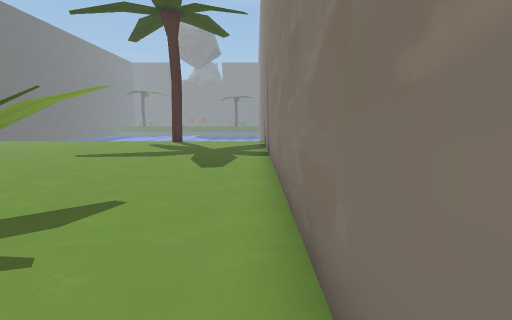
View 1 (above)

23 first-person views from a walk through a 3-D level made in the Unity game engine. The camera is 1.2 m above the floor, tilts 8° down and sees 85° across. The floor is counted in squares, 1 m on a side. Each view is taken from the middle of a square. On the plan, view 1 faces up. The plan holds only what a view shows up to about 13 squares ahead; the rest is blank. The place goes on beyond the plan. The player is left out. Some animated figures are left out. Some surface patterns are stand-ins.

View 2
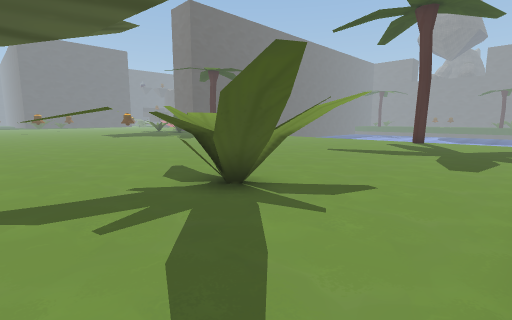

View 3
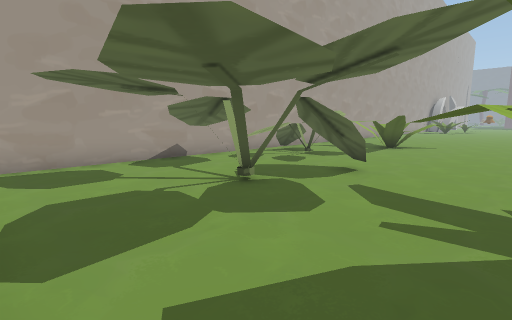

View 4
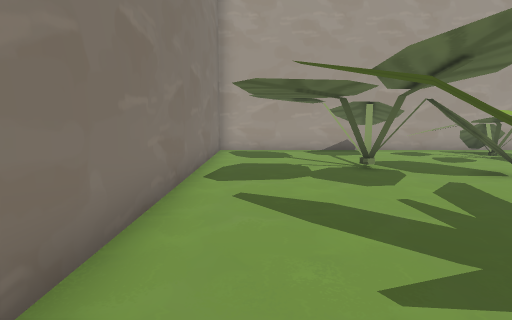

View 5
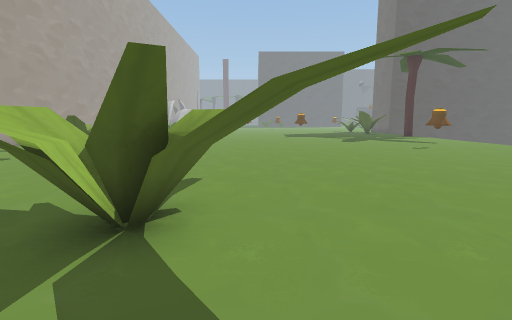

View 6
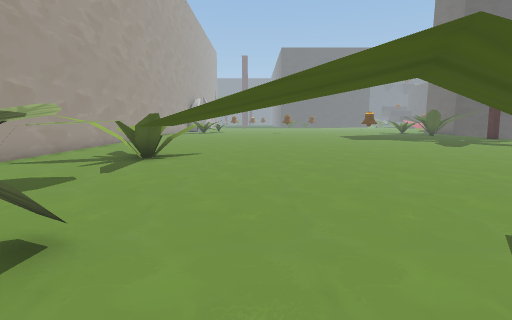

View 7
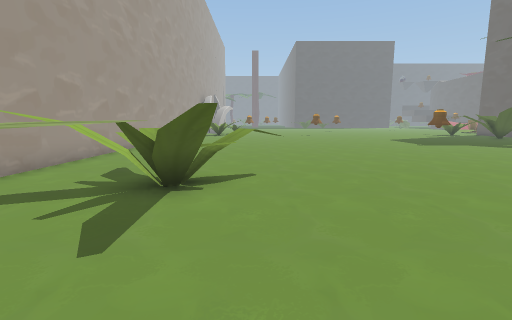

View 8
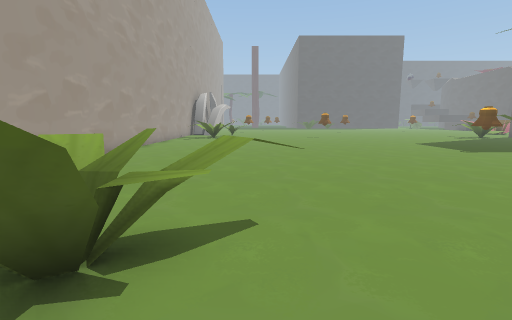

View 9
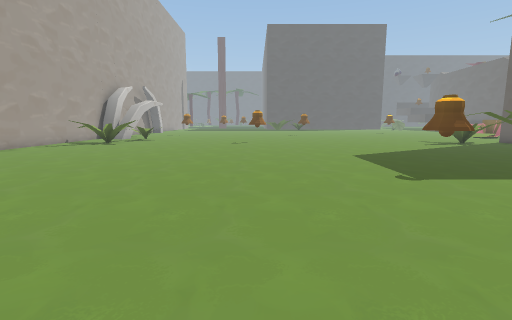

View 10
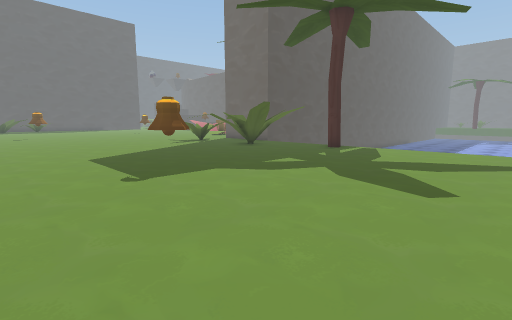

View 11
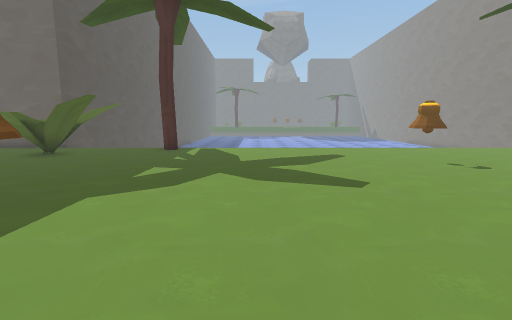

View 12
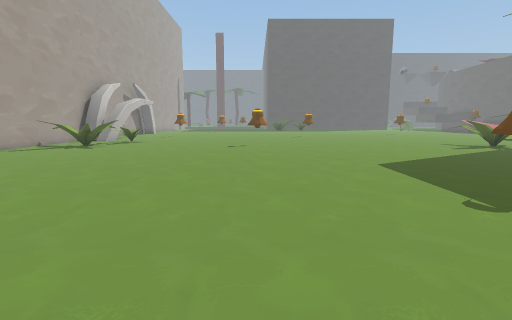

View 13
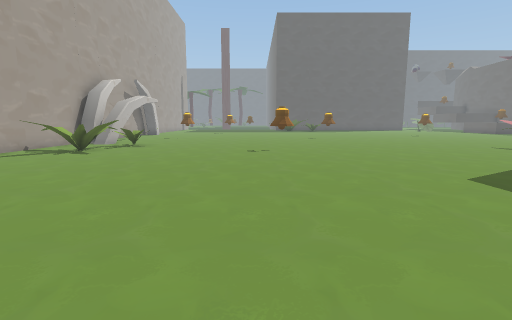

View 14
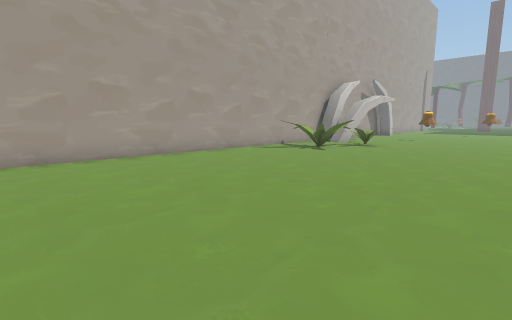

View 15
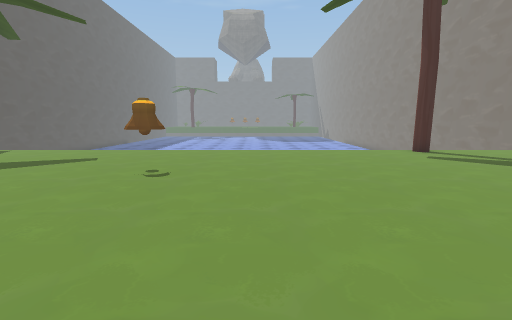

View 16
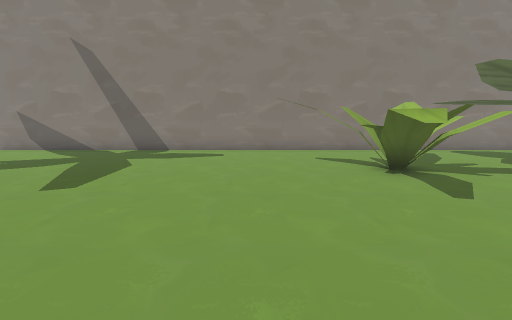

View 17
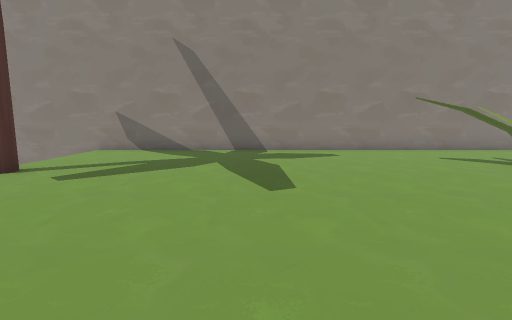

View 18
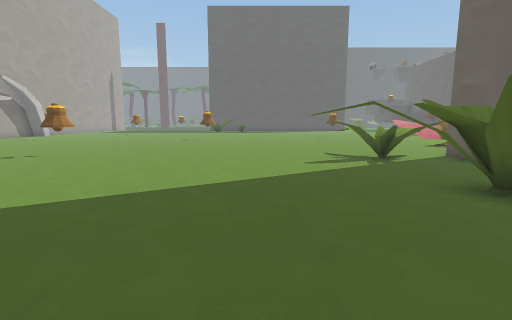

View 19
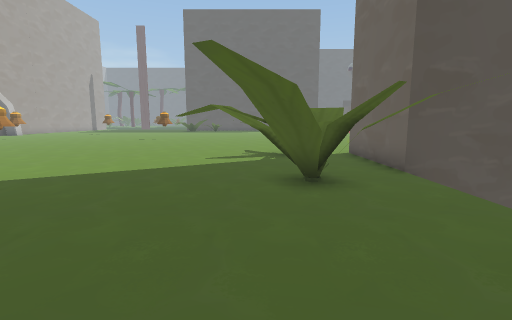

View 20
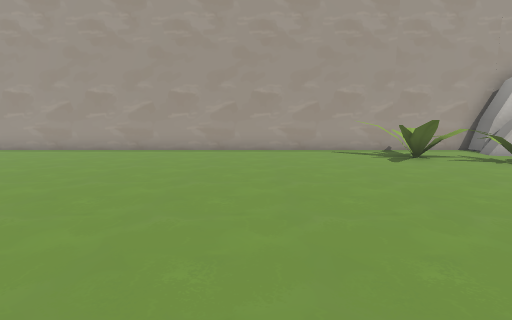

View 21
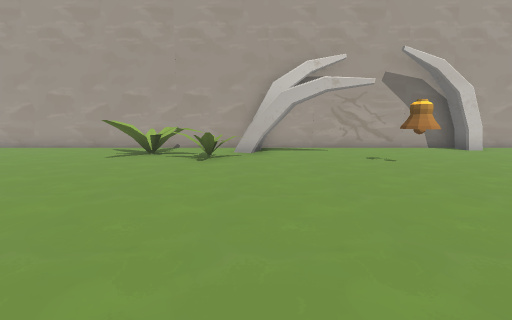

View 22
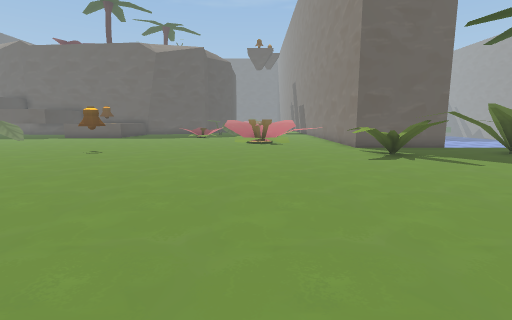

View 23
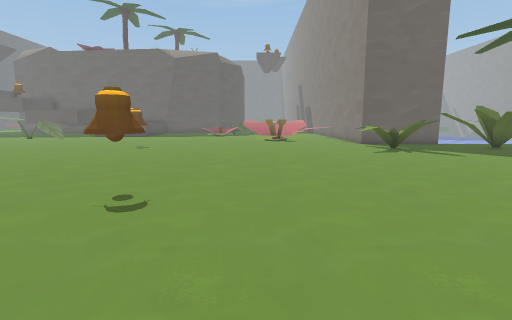

### Floor plan
Key: @ floor where view 1 was taken; # wall or solid block; . floor; = window, fence, low wall or low ledge; ≈ water the walk keeps out of; ^ raised ledge; O other object.
Columns run from 45 left of view 1 to 1 right of it. Each row starts with its distance up from view 1.
 18           ^^     #                           ≈
 17 .........^ ..#####  ≈                        ≈#
 16 ..O..........=     ^..O.................OO....#
 15 ..O..........^^^^^^^..........................#
 14 .............^^^.^==..........................#
 13 .............^^...^^^..........O..............#
 12 .................^^............O..............#
 11 ..............................................#
 10 ..............................................#
  9  .............................................#
  8   .....................O......................#
  7    ..OO...............OO......................#
  6     ..........................................#
  5      .........................................#
  4       ..................................#^^...#
  3         .....O........................^^^=^...#
  2        ................................ ^=^...#
  1       ..................................^^. ..#
  0      ...................................^....@#
 -1     ..........................................#
 -2    ...O........................^.......O##....#
 -3   ...OO........................^^^^^..^O#=#...#
 -4   ............^=...............^^^ ^^^^..##...#
 -5  ........O..^^^...............^.^.^^^.^.  ....#
 -6 .........OO..^^^....................O.^. ^....#
 -7 .OO......OO  #..........................^.....#
 -8 ###############################################

Where each view was taken, in squares from view 1:
view 1: 0 up, 0 right, facing up
view 2: 1 down, 0 right, facing up-left
view 3: 1 up, 0 right, facing down-left
view 4: 4 up, 1 left, facing down
view 5: 4 up, 1 left, facing left
view 6: 0 up, 4 left, facing left
view 7: 2 down, 8 left, facing left
view 8: 2 down, 11 left, facing left
view 9: 3 up, 16 left, facing left
view 10: 4 up, 16 left, facing up-left
view 11: 4 up, 19 left, facing up
view 12: 3 up, 18 left, facing left
view 13: 2 up, 20 left, facing left
view 14: 2 up, 20 left, facing down-left
view 15: 5 up, 11 left, facing up
view 16: 6 up, 11 left, facing right
view 17: 10 up, 11 left, facing right
view 18: 10 up, 22 left, facing left
view 19: 13 up, 21 left, facing left
view 20: 4 up, 26 left, facing down
view 21: 5 up, 35 left, facing down
view 22: 4 up, 36 left, facing up
view 23: 2 up, 37 left, facing up
